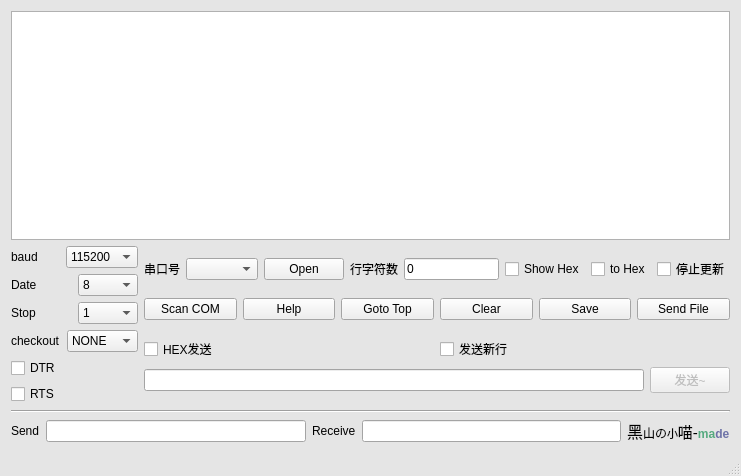
<?xml version="1.0" encoding="UTF-8"?>
<ui version="4.0">
 <class>MQSerial</class>
 <widget class="QMainWindow" name="MQSerial">
  <property name="geometry">
   <rect>
    <x>0</x>
    <y>0</y>
    <width>741</width>
    <height>476</height>
   </rect>
  </property>
  <property name="palette">
   <palette>
    <active>
     <colorrole role="BrightText">
      <brush brushstyle="SolidPattern">
       <color alpha="255">
        <red>198</red>
        <green>198</green>
        <blue>198</blue>
       </color>
      </brush>
     </colorrole>
     <colorrole role="Base">
      <brush brushstyle="SolidPattern">
       <color alpha="255">
        <red>255</red>
        <green>255</green>
        <blue>255</blue>
       </color>
      </brush>
     </colorrole>
     <colorrole role="Window">
      <brush brushstyle="SolidPattern">
       <color alpha="255">
        <red>229</red>
        <green>229</green>
        <blue>229</blue>
       </color>
      </brush>
     </colorrole>
    </active>
    <inactive>
     <colorrole role="BrightText">
      <brush brushstyle="SolidPattern">
       <color alpha="255">
        <red>198</red>
        <green>198</green>
        <blue>198</blue>
       </color>
      </brush>
     </colorrole>
     <colorrole role="Base">
      <brush brushstyle="SolidPattern">
       <color alpha="255">
        <red>255</red>
        <green>255</green>
        <blue>255</blue>
       </color>
      </brush>
     </colorrole>
     <colorrole role="Window">
      <brush brushstyle="SolidPattern">
       <color alpha="255">
        <red>229</red>
        <green>229</green>
        <blue>229</blue>
       </color>
      </brush>
     </colorrole>
    </inactive>
    <disabled>
     <colorrole role="BrightText">
      <brush brushstyle="SolidPattern">
       <color alpha="255">
        <red>198</red>
        <green>198</green>
        <blue>198</blue>
       </color>
      </brush>
     </colorrole>
     <colorrole role="Base">
      <brush brushstyle="SolidPattern">
       <color alpha="255">
        <red>229</red>
        <green>229</green>
        <blue>229</blue>
       </color>
      </brush>
     </colorrole>
     <colorrole role="Window">
      <brush brushstyle="SolidPattern">
       <color alpha="255">
        <red>229</red>
        <green>229</green>
        <blue>229</blue>
       </color>
      </brush>
     </colorrole>
    </disabled>
   </palette>
  </property>
  <property name="windowTitle">
   <string>小喵串口调试助手</string>
  </property>
  <widget class="QWidget" name="centralwidget">
   <layout class="QVBoxLayout" name="verticalLayout_8">
    <item>
     <layout class="QVBoxLayout" name="verticalLayout_14"/>
    </item>
    <item>
     <layout class="QVBoxLayout" name="verticalLayout_7">
      <item>
       <widget class="QPlainTextEdit" name="plainTextEdit">
        <property name="enabled">
         <bool>true</bool>
        </property>
        <property name="readOnly">
         <bool>false</bool>
        </property>
       </widget>
      </item>
      <item>
       <layout class="QHBoxLayout" name="horizontalLayout_11">
        <item>
         <layout class="QVBoxLayout" name="verticalLayout_6">
          <item>
           <layout class="QVBoxLayout" name="verticalLayout_2">
            <item>
             <layout class="QHBoxLayout" name="horizontalLayout">
              <item>
               <widget class="QLabel" name="label_3">
                <property name="text">
                 <string>baud</string>
                </property>
               </widget>
              </item>
              <item>
               <widget class="QComboBox" name="comboBox_2">
                <property name="editable">
                 <bool>false</bool>
                </property>
                <property name="currentText">
                 <string>115200</string>
                </property>
                <property name="currentIndex">
                 <number>19</number>
                </property>
                <item>
                 <property name="text">
                  <string>50</string>
                 </property>
                </item>
                <item>
                 <property name="text">
                  <string>75</string>
                 </property>
                </item>
                <item>
                 <property name="text">
                  <string>110</string>
                 </property>
                </item>
                <item>
                 <property name="text">
                  <string>134</string>
                 </property>
                </item>
                <item>
                 <property name="text">
                  <string>150</string>
                 </property>
                </item>
                <item>
                 <property name="text">
                  <string>200</string>
                 </property>
                </item>
                <item>
                 <property name="text">
                  <string>300</string>
                 </property>
                </item>
                <item>
                 <property name="text">
                  <string>600</string>
                 </property>
                </item>
                <item>
                 <property name="text">
                  <string>1200</string>
                 </property>
                </item>
                <item>
                 <property name="text">
                  <string>1800</string>
                 </property>
                </item>
                <item>
                 <property name="text">
                  <string>2400</string>
                 </property>
                </item>
                <item>
                 <property name="text">
                  <string>4800</string>
                 </property>
                </item>
                <item>
                 <property name="text">
                  <string>9600</string>
                 </property>
                </item>
                <item>
                 <property name="text">
                  <string>14400</string>
                 </property>
                </item>
                <item>
                 <property name="text">
                  <string>19200</string>
                 </property>
                </item>
                <item>
                 <property name="text">
                  <string>38400</string>
                 </property>
                </item>
                <item>
                 <property name="text">
                  <string>56000</string>
                 </property>
                </item>
                <item>
                 <property name="text">
                  <string>57600</string>
                 </property>
                </item>
                <item>
                 <property name="text">
                  <string>76800</string>
                 </property>
                </item>
                <item>
                 <property name="text">
                  <string>115200</string>
                 </property>
                </item>
                <item>
                 <property name="text">
                  <string>128000</string>
                 </property>
                </item>
                <item>
                 <property name="text">
                  <string>256000</string>
                 </property>
                </item>
               </widget>
              </item>
             </layout>
            </item>
            <item>
             <layout class="QHBoxLayout" name="horizontalLayout_2">
              <item>
               <widget class="QLabel" name="label_4">
                <property name="text">
                 <string>Date</string>
                </property>
               </widget>
              </item>
              <item>
               <widget class="QComboBox" name="comboBox_3">
                <property name="editable">
                 <bool>false</bool>
                </property>
                <property name="currentIndex">
                 <number>3</number>
                </property>
                <item>
                 <property name="text">
                  <string>5</string>
                 </property>
                </item>
                <item>
                 <property name="text">
                  <string>6</string>
                 </property>
                </item>
                <item>
                 <property name="text">
                  <string>7</string>
                 </property>
                </item>
                <item>
                 <property name="text">
                  <string>8</string>
                 </property>
                </item>
               </widget>
              </item>
             </layout>
            </item>
            <item>
             <layout class="QHBoxLayout" name="horizontalLayout_3">
              <item>
               <widget class="QLabel" name="label_5">
                <property name="text">
                 <string>Stop</string>
                </property>
               </widget>
              </item>
              <item>
               <widget class="QComboBox" name="comboBox_4">
                <property name="editable">
                 <bool>false</bool>
                </property>
                <item>
                 <property name="text">
                  <string>1</string>
                 </property>
                </item>
                <item>
                 <property name="text">
                  <string>1.5</string>
                 </property>
                </item>
                <item>
                 <property name="text">
                  <string>2</string>
                 </property>
                </item>
               </widget>
              </item>
             </layout>
            </item>
            <item>
             <layout class="QHBoxLayout" name="horizontalLayout_7">
              <item>
               <widget class="QLabel" name="label_9">
                <property name="text">
                 <string>checkout</string>
                </property>
               </widget>
              </item>
              <item>
               <widget class="QComboBox" name="comboBox_5">
                <item>
                 <property name="text">
                  <string>NONE</string>
                 </property>
                </item>
                <item>
                 <property name="text">
                  <string>ODD</string>
                 </property>
                </item>
                <item>
                 <property name="text">
                  <string>EVEN</string>
                 </property>
                </item>
                <item>
                 <property name="text">
                  <string>MARK</string>
                 </property>
                </item>
                <item>
                 <property name="text">
                  <string>SPACE</string>
                 </property>
                </item>
               </widget>
              </item>
             </layout>
            </item>
           </layout>
          </item>
          <item>
           <layout class="QVBoxLayout" name="verticalLayout">
            <item>
             <widget class="QCheckBox" name="checkBox_4">
              <property name="text">
               <string>DTR</string>
              </property>
             </widget>
            </item>
            <item>
             <widget class="QCheckBox" name="checkBox_5">
              <property name="text">
               <string>RTS</string>
              </property>
             </widget>
            </item>
           </layout>
          </item>
         </layout>
        </item>
        <item>
         <layout class="QVBoxLayout" name="verticalLayout_3">
          <item>
           <layout class="QHBoxLayout" name="horizontalLayout_14">
            <item>
             <layout class="QHBoxLayout" name="horizontalLayout_8">
              <item>
               <widget class="QLabel" name="label_2">
                <property name="text">
                 <string>串口号</string>
                </property>
               </widget>
              </item>
              <item>
               <widget class="QComboBox" name="comboBox">
                <property name="editable">
                 <bool>false</bool>
                </property>
               </widget>
              </item>
              <item>
               <widget class="QPushButton" name="pushButton_4">
                <property name="text">
                 <string>Open</string>
                </property>
               </widget>
              </item>
             </layout>
            </item>
            <item>
             <layout class="QHBoxLayout" name="horizontalLayout_13">
              <item>
               <widget class="QLabel" name="label_8">
                <property name="text">
                 <string>行字符数</string>
                </property>
               </widget>
              </item>
              <item>
               <widget class="QLineEdit" name="lineEdit_4">
                <property name="text">
                 <string>0</string>
                </property>
               </widget>
              </item>
             </layout>
            </item>
            <item>
             <layout class="QHBoxLayout" name="horizontalLayout_12">
              <item>
               <widget class="QCheckBox" name="checkBox_2">
                <property name="text">
                 <string>Show Hex</string>
                </property>
               </widget>
              </item>
              <item>
               <widget class="QCheckBox" name="checkBox_11">
                <property name="text">
                 <string>to Hex</string>
                </property>
               </widget>
              </item>
              <item>
               <widget class="QCheckBox" name="checkBox">
                <property name="text">
                 <string>停止更新</string>
                </property>
               </widget>
              </item>
             </layout>
            </item>
           </layout>
          </item>
          <item>
           <layout class="QHBoxLayout" name="horizontalLayout_10">
            <item>
             <widget class="QPushButton" name="pushButton_8">
              <property name="text">
               <string>Scan COM</string>
              </property>
             </widget>
            </item>
            <item>
             <widget class="QPushButton" name="pushButton_7">
              <property name="text">
               <string>Help</string>
              </property>
             </widget>
            </item>
            <item>
             <widget class="QPushButton" name="pushButton_6">
              <property name="text">
               <string>Goto Top</string>
              </property>
             </widget>
            </item>
            <item>
             <widget class="QPushButton" name="pushButton_5">
              <property name="text">
               <string>Clear</string>
              </property>
             </widget>
            </item>
            <item>
             <widget class="QPushButton" name="pushButton">
              <property name="text">
               <string>Save</string>
              </property>
             </widget>
            </item>
            <item>
             <widget class="QPushButton" name="pushButton_2">
              <property name="text">
               <string>Send File</string>
              </property>
             </widget>
            </item>
           </layout>
          </item>
          <item>
           <layout class="QVBoxLayout" name="verticalLayout_4">
            <item>
             <layout class="QHBoxLayout" name="horizontalLayout_9">
              <item>
               <widget class="QCheckBox" name="checkBox_3">
                <property name="text">
                 <string>HEX发送</string>
                </property>
               </widget>
              </item>
              <item>
               <widget class="QCheckBox" name="checkBox_10">
                <property name="text">
                 <string>发送新行</string>
                </property>
               </widget>
              </item>
             </layout>
            </item>
            <item>
             <layout class="QHBoxLayout" name="horizontalLayout_4">
              <item>
               <widget class="QLineEdit" name="lineEdit"/>
              </item>
              <item>
               <widget class="QPushButton" name="pushButton_3">
                <property name="enabled">
                 <bool>false</bool>
                </property>
                <property name="text">
                 <string>发送~</string>
                </property>
               </widget>
              </item>
             </layout>
            </item>
           </layout>
          </item>
         </layout>
        </item>
       </layout>
      </item>
      <item>
       <layout class="QVBoxLayout" name="verticalLayout_5">
        <item>
         <widget class="Line" name="line">
          <property name="orientation">
           <enum>Qt::Horizontal</enum>
          </property>
         </widget>
        </item>
        <item>
         <layout class="QHBoxLayout" name="horizontalLayout_6">
          <item>
           <layout class="QHBoxLayout" name="horizontalLayout_5">
            <item>
             <widget class="QLabel" name="label_6">
              <property name="text">
               <string>Send</string>
              </property>
             </widget>
            </item>
            <item>
             <widget class="QLineEdit" name="lineEdit_2">
              <property name="readOnly">
               <bool>true</bool>
              </property>
             </widget>
            </item>
            <item>
             <widget class="QLabel" name="label_7">
              <property name="text">
               <string>Receive</string>
              </property>
             </widget>
            </item>
            <item>
             <widget class="QLineEdit" name="lineEdit_3">
              <property name="readOnly">
               <bool>true</bool>
              </property>
             </widget>
            </item>
           </layout>
          </item>
          <item>
           <widget class="QLabel" name="label">
            <property name="text">
             <string>&lt;!DOCTYPE HTML PUBLIC &quot;-//W3C//DTD HTML 4.0//EN&quot; &quot;http://www.w3.org/TR/REC-html40/strict.dtd&quot;&gt;
&lt;html&gt;&lt;head&gt;&lt;meta name=&quot;qrichtext&quot; content=&quot;1&quot; /&gt;&lt;style type=&quot;text/css&quot;&gt;
p, li { white-space: pre-wrap; }
&lt;/style&gt;&lt;/head&gt;&lt;body style=&quot; font-family:'SimSun'; font-size:9pt; font-weight:400; font-style:normal;&quot;&gt;
&lt;p style=&quot; margin-top:0px; margin-bottom:0px; margin-left:0px; margin-right:0px; -qt-block-indent:0; text-indent:0px;&quot;&gt;&lt;span style=&quot; font-size:12pt;&quot;&gt;黑&lt;/span&gt;山の&lt;span style=&quot; font-size:8pt;&quot;&gt;小&lt;/span&gt;&lt;span style=&quot; font-size:11pt;&quot;&gt;喵-&lt;/span&gt;&lt;span style=&quot; font-weight:600; color:#55aa7f;&quot;&gt;ma&lt;/span&gt;&lt;span style=&quot; font-weight:600; color:#6d72a7;&quot;&gt;de&lt;/span&gt;&lt;/p&gt;&lt;/body&gt;&lt;/html&gt;</string>
            </property>
           </widget>
          </item>
         </layout>
        </item>
       </layout>
      </item>
     </layout>
    </item>
   </layout>
  </widget>
  <widget class="QStatusBar" name="statusbar"/>
 </widget>
 <layoutdefault spacing="6" margin="11"/>
 <resources/>
 <connections/>
</ui>
